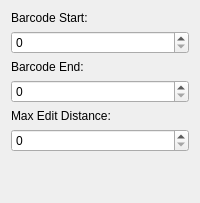
                <widget class="QWidget" name="pseudoclustering_settings_verticalWidget">
                 <layout class="QVBoxLayout" name="verticalLayout_8">
                  <item>
                   <widget class="QLabel" name="barcode_start_label">
                    <property name="text">
                     <string>Barcode Start:</string>
                    </property>
                   </widget>
                  </item>
                  <item>
                   <widget class="QSpinBox" name="max_edit_dist_spinBox"/>
                  </item>
                  <item>
                   <widget class="QLabel" name="label_2">
                    <property name="text">
                     <string>Barcode End:</string>
                    </property>
                   </widget>
                  </item>
                  <item>
                   <widget class="QSpinBox" name="barcode_end_spinBox"/>
                  </item>
                  <item>
                   <widget class="QLabel" name="label_3">
                    <property name="text">
                     <string>Max Edit Distance:</string>
                    </property>
                   </widget>
                  </item>
                  <item>
                   <widget class="QSpinBox" name="barcode_start_spinBox"/>
                  </item>
                  <item>
                   <spacer name="verticalSpacer_5">
                    <property name="orientation">
                     <enum>Qt::Vertical</enum>
                    </property>
                    <property name="sizeHint" stdset="0">
                     <size>
                      <width>20</width>
                      <height>40</height>
                     </size>
                    </property>
                   </spacer>
                  </item>
                 </layout>
                </widget>
